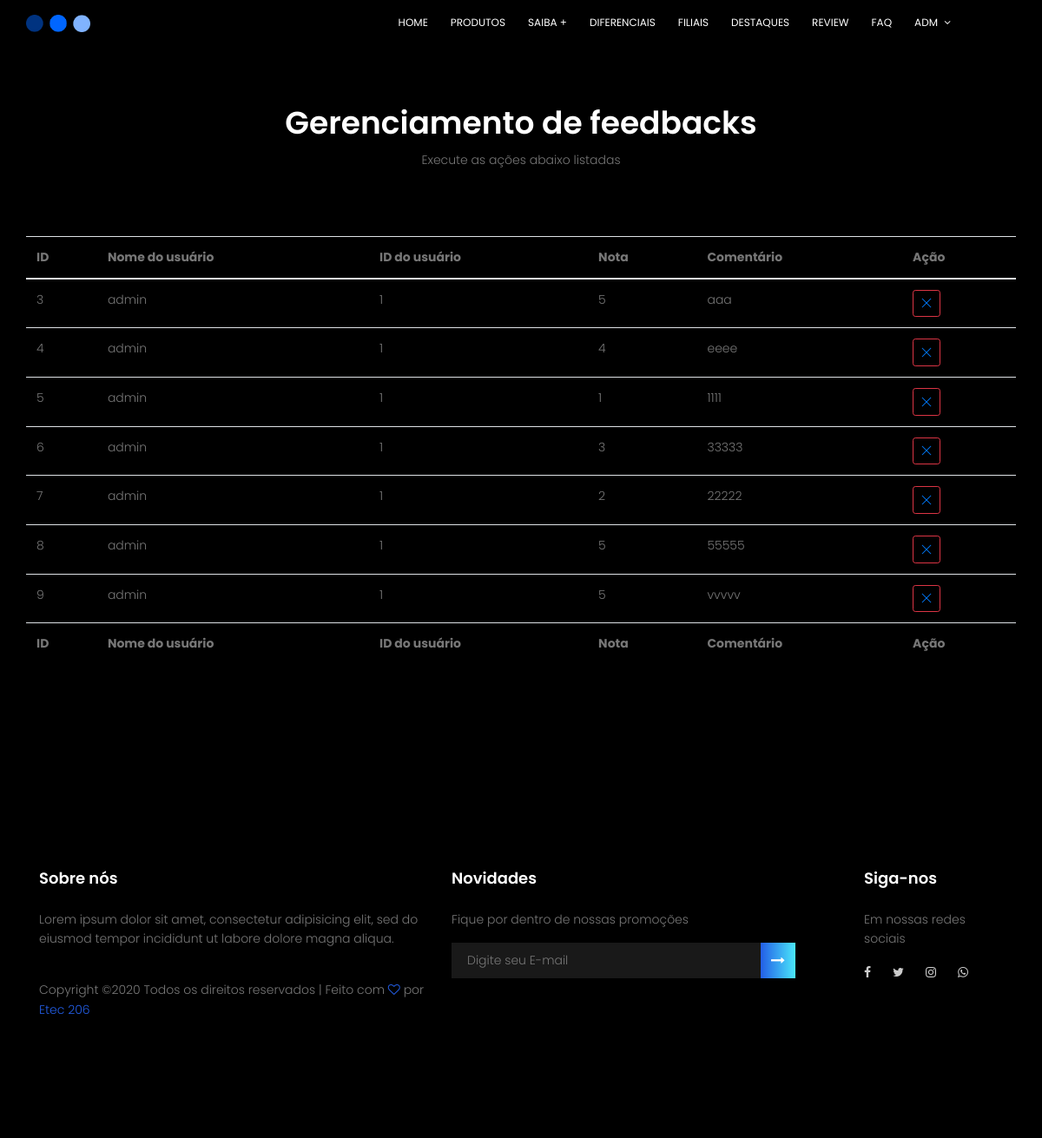
/feedbacks.php (signed in), run on the app's committed database.
### tables this page shows
CREATE TABLE `comentario` (
  `id_comentario` int(11) NOT NULL,
  `id_cliente` int(11) NOT NULL,
  `nome_cliente` varchar(200) NOT NULL,
  `nota` int(11) NOT NULL,
  `texto` text NOT NULL
);

### feedbacks.php (the view, shortened to what this page needs)
<?php
include_once('controller/connect.php');
?>
<!DOCTYPE html>
<html lang="pt-br" class="no-js">
<head>
        <link rel="stylesheet" href="css/linearicons.css">
        <link rel="stylesheet" href="css/font-awesome.min.css">
        <link rel="stylesheet" href="css/bootstrap.css">
        <link rel="stylesheet" href="css/magnific-popup.css">
        <link rel="stylesheet" href="css/nice-select.css">
        <link rel="stylesheet" href="css/animate.min.css">
        <link rel="stylesheet" href="css/owl.carousel.css">
        <link rel="stylesheet" href="css/main.css">
        <link rel="stylesheet" href="css/login.css">
        <link href=css/nucleo-icons.css rel="stylesheet" />
    </head>
    <body>
          <header id="header" id="home">
          <?php
            include_once "components/nav-bar.php";
          ?>
          </header>
        <section class="unique-feature-area section-gap" id="produtcs">
            <div class="container">
                <div class="row d-flex justify-content-center">
                    <div class="menu-content pb-60 col-lg-10">
                        <div class="title text-center">
                            <h1 class="mb-10 text-white">Gerenciamento de feedbacks</h1>
                            <p>Execute as ações abaixo listadas</p>
                        </div>
                    </div>
                </div>
                <div class="row">
                    <table id="dt-fixed-footer" class="table" cellspacing="0" width="100%">
                      <?php
					              $sql = "SELECT * FROM comentario";
            		        $res = mysqli_query($con, $sql);
            		        $array = mysqli_fetch_assoc($res);
				              ?>
                        <thead>
                          <tr>
                            <th class="th-sm">ID
                            </th>
                            <th class="th-sm">Nome do usuário
                            </th>
                            <th class="th-sm">ID do usuário
                            </th>
                            <th class="th-sm">Nota
                            </th>
                            <th class="th-sm">Comentário
                            </th>
                            <th class="th-sm">Ação
                            </th>
                          </tr>
                        </thead>
                        <tbody>
                      <?php do {?>
						            <td><?php echo $array['id_comentario'];?></td>
                        <td><?php echo $array['nome_cliente'];?></td>
							          <td><?php echo $array['id_cliente'];?></td>
							          <td><?php echo $array['nota'];?></td>
                        <td><?php echo $array['texto'];?></td>
                        <td>
                          <a href="controller/excluir-feedback.php?id=<?php echo $array['id_comentario']?>">
                            <button type="button" rel="tooltip" class="btn btn-danger btn-link btn-icon btn-sm">
                              <i class="tim-icons icon-simple-remove"></i>
                            </button>
                          </a>
                        </td>
						        <?php } while($array = mysqli_fetch_assoc($res))?>
                        </tbody>
                        <tfoot>
                          <tr>
                          <th class="th-sm">ID
                            </th>
                            <th class="th-sm">Nome do usuário
                            </th>
                            <th class="th-sm">ID do usuário
                            </th>
                            <th class="th-sm">Nota
                            </th>
                            <th class="th-sm">Comentário
                            </th>
                            <th class="th-sm">Ação
                            </th>
                          </tr>
                        </tfoot>
                      </table>
                </div>
            </div>
        </section>
        <footer class="footer-area section-gap">
          <?php
            include_once "components/footer.php";
          ?>
        </footer>
    </body>
</html>

### css/main.css (style rules this page uses)
body { color: #777777; font-family: "Poppins", sans-serif; font-size: 14px; font-weight: 300; line-height: 1.625em; position: relative; }
a { -webkit-transition: all 0.3s ease 0s; -moz-transition: all 0.3s ease 0s; -o-transition: all 0.3s ease 0s; transition: all 0.3s ease 0s; }
a, a:focus, a:hover { text-decoration: none; outline: 0; }
.btn i, .btn-large i, .btn-floating i, .btn-large i, .btn-flat i { font-size: 1em; line-height: inherit; }
h1, h2, h3, h4, h5, h6 { font-family: "Poppins", sans-serif; color: #222222; line-height: 1.2em !important; margin-bottom: 0; margin-top: 0; font-weight: 600; }
h1, .h1 { font-size: 36px; }
td, th { border-radius: 0px; }
.mb-10 { margin-bottom: 10px; }
.pb-60 { padding-bottom: 60px; }
.text-white { color: #fff; }
.text-center { text-align: center; }
h1 { font-size: 36px; }
h1, h2, h3, h4, h5, h6 { line-height: 1.5em; }
#header { padding: 14px 0; position: fixed; left: 0; top: 0; right: 0; transition: all 0.5s; z-index: 997; }
.section-gap { padding: 120px 0; }
.unique-feature-area { background-color: black; }
.footer-area { padding-top: 100px; background-color: black; }

### css/login.css (style rules this page uses)
:root { --input-padding-x: 1.5rem; --input-padding-y: .75rem; }
body { background: #000000; background: linear-gradient(to right, rgb(0, 0, 0), rgb(0, 0, 0)); }

### data on the page
comentario: id_comentario "3", nome_cliente "admin", id_cliente "1", nota "5", texto "aaa"
comentario: id_comentario "4", nome_cliente "admin", id_cliente "1", nota "4", texto "eeee"
comentario: id_comentario "5", nome_cliente "admin", id_cliente "1", nota "1", texto "1111"
comentario: id_comentario "6", nome_cliente "admin", id_cliente "1", nota "3", texto "33333"
comentario: id_comentario "7", nome_cliente "admin", id_cliente "1", nota "2", texto "22222"
comentario: id_comentario "8", nome_cliente "admin", id_cliente "1", nota "5", texto "55555"
comentario: id_comentario "9", nome_cliente "admin", id_cliente "1", nota "5", texto "vvvvv"
